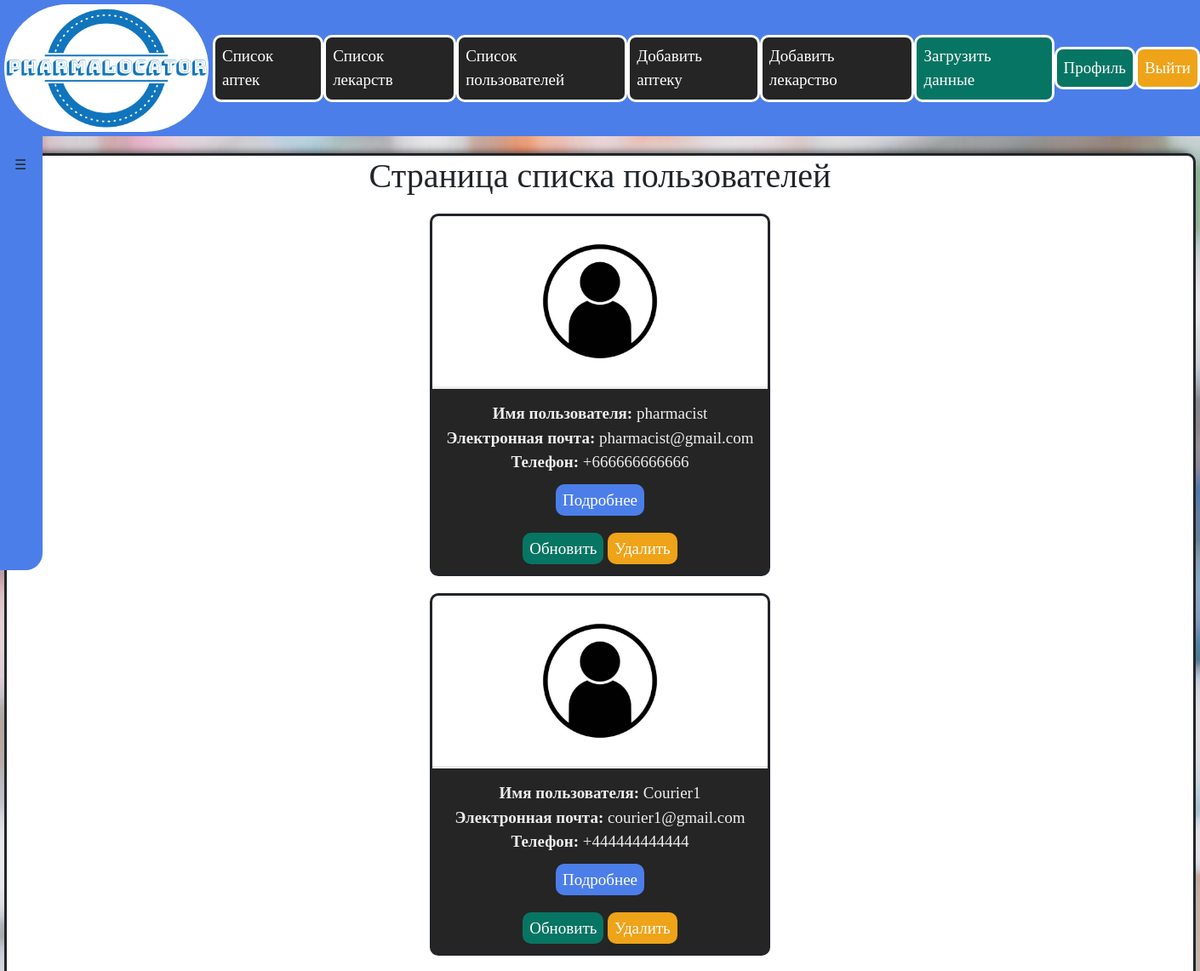
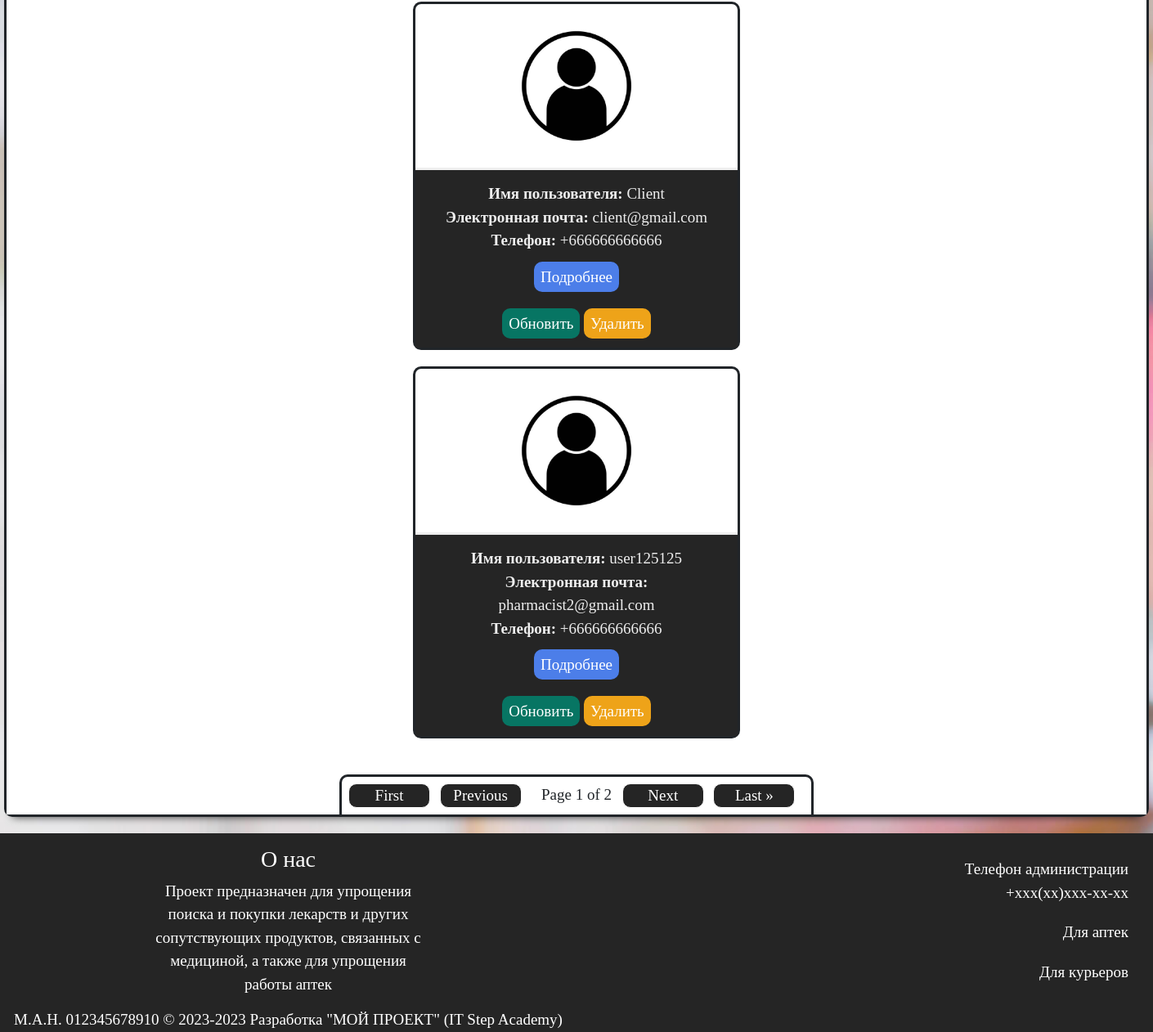
The app's page /pharmalocator_admin/user_list/ (signed in) with its own data (2 pictures, top to bottom).
### admin_app/models.py (models this page shows, shortened)
class CustomUser(AbstractBaseUser, PermissionsMixin):
    name = models.CharField(max_length=255, blank=True, null=True)
    email = models.EmailField(unique=True)
    photo = models.ImageField(upload_to='images/users/', default='images/users/default_user.jpg',
                              blank=True, null=True)
    phone = models.CharField(max_length=255, blank=True, null=True)
    is_staff = models.BooleanField(default=False)
    is_courier = models.BooleanField(default=False)
    is_active = models.BooleanField(default=True)
    date_joined = models.DateTimeField(default=timezone.now)
    USERNAME_FIELD = "email"
    REQUIRED_FIELDS = []
    objects = CustomUserManager()

### admin_app/views.py (the view)
# urls.py: path('user_list/', permission_required('is_superuser')(UserListPageView.as_view()), name='user_list_page'),
class UserListPageView(FilterView):
    template_name = 'admin_app/user_list_page.html'
    model = CustomUser
    filterset_class = UserFilter
    paginate_by = 5
    context_object_name = 'customusers'

### admin_app/templates/admin_app/user_list_page.html (shortened to what this page needs)
{% extends 'admin_app/base.html' %}
{% block content %}
    <div class="filter_user">
        <label for="filter-toggle_user" class="filter-toggle_user" onclick></label>
        <h2>Фильтр</h2>
        <form action="" method="get">
            {% for f in filter.form %}
                {{ f.label }}<br>
                {{ f }}<br><br>
            {% endfor %}
        </form>
    </div>
    <div class="start_page">
        <h1 id="main_list">Страница списка пользователей</h1>
            {% for customuser in customusers %}
                {% if not customuser.is_superuser == True %}
                    <div class="block">
                        <img src="{{ customuser.photo.url }}" alt="{{ customuser.username }}"
                             class="list_img" align="left">
                        <div style="background-color: rgb(37, 37, 37);">
                            <p>
                                <b>Имя пользователя:</b> {{ customuser.name }}<br>
                                <b>Электронная почта:</b> {{ customuser.email }}<br>
                                <b>Телефон:</b> {{ customuser.phone }}<br>
                            </p>
                            <a href="{% url 'admin_app:user_detail_page' customuser.pk %}"
                               class="block_btn">Подробнее</a><br><br>
                            {% if user.is_authenticated %}
                                <a href="{% url 'admin_app:user_update_page' customuser.pk %}"
                                   class="block_btn detail_btn_p">Обновить</a>
                                <a href="{% url 'admin_app:user_delete_page' customuser.pk %}"
                                   class="block_btn detail_btn_ll">Удалить</a>
                            {% else %}
                                <p>Для изменения данных пользователя вы должны быть администратором</p>
                            {% endif %}
                        </div>
                    </div>
                {% endif %}
            {% endfor %}<br>
        <div class="pagination">
            <span class="step-links">
                {% if page_obj.has_previous %}
                    <a href="?page=1">&laquo; First</a>
                    <a href="?page={{ page_obj.previous_page_number }}">Previous</a>
                {% else %}
                    <a href="#main_list">First</a>
                    <a href="#main_list">Previous</a>
                {% endif %}
                <span class="current">
                    Page {{ page_obj.number }} of {{ page_obj.paginator.num_pages }}
                </span>
                {% if page_obj.has_next %}
                    <a href="?page={{ page_obj.next_page_number }}">Next</a>
                    <a href="?page={{ page_obj.paginator.num_pages }}">Last &raquo;</a>
                {% else %}
                    <a href="#main_list">Next</a>
                    <a href="#main_list">Last</a>
                {% endif %}
            </span>
        </div>
    </div>
{% endblock %}

### admin_app/static/admin_app/css/style.css (style rules this page uses)
* { margin: 0; padding: 0; font-family: 'Times New Roman', Times, serif; }
.html { background-image: url(/static/admin_app/img/background.jpg); background-repeat: no-repeat; background-position: center center; background-attachment: fixed; -webkit-background-size: cover; -moz-background-size: cover; -o-background-size: cover; background-size: cover; }
h1 { text-align: center; }
h2 { text-align: center; }
label { text-align: center; }
.pagination { margin: auto; background-color: white; text-align: center; }
.pagination a { width: 100px; display: inline-block; border: 1px solid; border-radius: 10px; text-decoration: none; color: rgb(255, 255, 255); background-color: rgb(37, 37, 37); }
.step-links { margin: auto; width: 580px; display: grid; grid-template-columns: repeat(5, 1fr); background-color: white; border: 3px solid; border-radius: 10px 10px 0px 0px; border-bottom: 0px; padding: 8px; font-size: 19px; }
.current { display: grid; grid-template-columns: repeat(1, 1fr); }
.start_page { margin: auto; margin-top: 20px; margin-bottom: 20px; width: 1400px; border: 3px solid; border-radius: 10px; background-color: rgb(255, 255, 255); box-shadow: 0px 10px 10px -10px rgba(0, 0, 0, 0.75), 0px -10px 10px -10px rgba(0, 0, 0, 0.75); }
.filter_user { width: 450px; height: 510px; position: absolute; top: 160px; bottom: 0; margin: 0; color: rgb(255, 255, 255); left: -400px; padding: 15px 20px; -webkit-transition: left 0.3s; -moz-transition: left 0.3s; transition: left 0.3s; background-color: rgb(76, 126, 233); z-index: 1; text-align: center; border-radius: 0px 0px 20px 0px; }
.filter-toggle_user { position: absolute; left: 405px; top: 10px; padding: 12px; color: rgb(37, 37, 37); z-index: 1; }
.filter-toggle_user:after { content: '\2630'; text-decoration: none; }
.block { margin: auto; margin-top: 20px; margin-bottom: 20px; width: 400px; border: 3px solid; border-radius: 10px; display: grid; grid-template-columns: repeat(1, 1fr); text-align: center; font-size: 19px; }
.block div { width: 100%; padding: 15px; border-top: 3px solid; color: rgb(238, 238, 238); }
.block img { margin: auto; background-color: none; width: 200px; height: 200px; }
.block_btn { margin: auto; border-radius: 10px; padding: 8px; color: rgb(255, 255, 255); text-decoration: none; font-size: 19px; background-color: rgb(76, 126, 233); }
.detail_btn_p { background-color: rgb(7, 117, 99); }
.detail_btn_ll { background-color: rgb(238, 163, 25); }

### records on screen
CustomUser: photo (placeholder picture), name "pharmacist", email "pharmacist@gmail.com", phone "+666666666666"
CustomUser: photo (placeholder picture), name "Courier1", email "courier1@gmail.com", phone "+444444444444"
CustomUser: photo (placeholder picture), name "Client", email "client@gmail.com", phone "+666666666666"
CustomUser: photo (placeholder picture), name "user125125", email "pharmacist2@gmail.com", phone "+666666666666"

### other values on screen
{{ page_obj.number }} "1"
{{ page_obj.paginator.num_pages }} "2"
